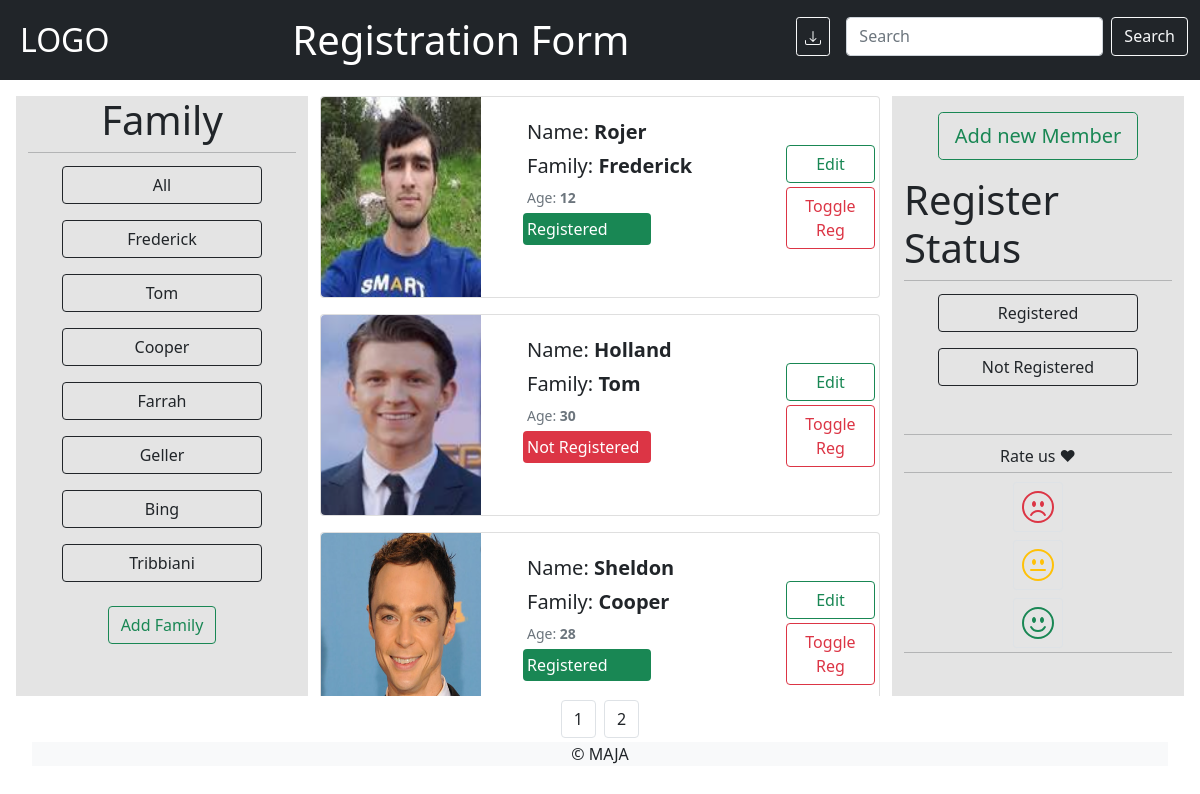
The page /1 on the database its author committed.
### base/models.py (models this page shows, shortened)
class Family(models.Model):
    family_name = models.CharField(max_length=50,null=False)
    def __str__(self):
        return self.family_name

class Member(models.Model):
    name = models.CharField(max_length=50,null=False)
    age = models.PositiveIntegerField(null=False)
    gender = models.CharField(max_length=10,choices=[('Male','Male'),('Female','Female')])
    family = models.ForeignKey(Family,on_delete=models.CASCADE,null=False)
    attended = models.BooleanField(default=False)
    photo = models.ImageField(null="True",default='avatar.png')

### base/views.py (the view, shortened to what this page needs)
# urls.py: path('<int:page>',views.home,name='home'),
def home(request,page):
    if request.method=='GET':
        fam = request.GET.get('fam') if request.GET.get('fam') else ''
        q = request.GET.get('q') if request.GET.get('q') else ''
        reg = [int(request.GET.get('reg'))] if request.GET.get('reg') else [0,1]
        members = Member.objects.filter(
            Q(family__family_name__icontains = fam) &
            Q(name__icontains = q) &
            Q(attended__in = reg)
        )
        total = len(members)
        member_per_page = 10
        pages = total//member_per_page+1 if total%member_per_page else total//member_per_page
        famForm= FamilyForm()
        families = Family.objects.all()
        if fam or q or reg !=[0,1]:
            filename = 'Export-filtered.csv'
        else:
            filename =  'Export-all.csv'
        with open(filename,'w') as file:
            print ('Name,Family,Age,Gender,participated',file=file)
            for member in members:
                print(member.name+','+member.family.family_name+','+str(member.age)+','+member.gender+','+str(member.attended),file=file)
        members = members [(page-1)*member_per_page:page*member_per_page]
        context={'members':members,'families':families,'famForm':famForm, 'range':range(1,pages+1)}
        return render(request,'base/index.html',context)

### base/forms.py
class FamilyForm(ModelForm):
    class Meta:
        model = Family
        fields = '__all__'

### base/templates/base/index.html (shortened to what this page needs)
<!DOCTYPE html>
{% load static %}
<html>
    <head>
        <link href="https://cdn.jsdelivr.net/npm/bootstrap@5.1.3/dist/css/bootstrap.min.css" rel="stylesheet">
        <link rel="stylesheet" type="text/css" href={% static 'css/main.css' %}>
    </head>
    <body class='bg-white'>
        <nav>
            {% include 'base/navbar.html'%}
        </nav>
        <div class='m-3 row'>
            <div class='col-3 bg-new'>
                {% include 'base/fam-filter.html'%}
            </div>
            <div class='col-6 overflow-scroll' style='height:600px'>
                {% for member in members %}
                <div class="card mb-3" style="max-width: 700px;">
                    <div class="row g-0">
                      <div class="col-md-4">
                        <img src="{{member.photo.url}}" style="height:200px; width:160px" class="img-fluid rounded-start" alt="...">
                      </div>
                      <div class="col-md-6">
                        <div class="card-body">
                          <p class="card-text fs-5 m-1">Name: <b>{{member.name}}</b></p>
                          <p class="card-text fs-5 m-1">Family: <b>{{member.family}}</b></p>
                          <p class="card-text fs-6 m-1"><small class="text-muted">Age: <b>{{member.age}}</b></small></p>
                          {% if member.attended %}
                          <p class='card-text bg-success text-white rounded p-1 text-wrap' style="width: 8rem"> Registered </p>
                          {% else %}
                          <p class='card-text bg-danger text-white text-fluid rounded p-1 text-wrap' style="width: 8rem"> Not Registered </p>
                          {% endif %}
                        </div>
                      </div>
                      <div class="col-md-2  ">
                          <div class='card-body p-0 mt-5 me-1 '>
                                <a href="{% url 'edit-user' member.id %}" class='btn img-fluid btn-md btn-outline-success d-none d-sm-block d-md-none d-lg-block'>Edit</a>
                                <form method='POST'>
                                  <button class='btn btn-outline-danger mt-1'name='toggle' value={{member.id}} type='submit'>Toggle Reg </reg>
                                </form>
                            </div>
                    </div>
                    </div>
                  </div>
                {% endfor %}
            </div>
            <div class='col-3 bg-new'>
                {% include 'base/additional.html' %}
            </div>
            <footer class=''>
              <div class='d-flex justify-content-center m-1 '>
                {% for i in range %}
                <a id='page-change-{{range}}' class='btn btn-outline-dark  border mx-1'>{{i}}</a>
                {% endfor %}
              </div>
              <p class='bg-light text-center m-1'> &#169; MAJA </p>
            </footer>
      </body>
</html>

### base/templates/base/fam-filter.html (shortened to what this page needs)
<div class='d-flex flex-column align-items-center'>
    <h1 class='h1'>Family</h1>
    <hr>
    <a href="{% url 'home' 1%}" class='btn btn-outline-dark m-2' style='width:200px'>All</a>
    {% for family in families %}
    <button id ='{{family.family_name}}'  class='btn btn-outline-dark m-2' style='width:200px'>{{family.family_name}}</button>
    {% endfor %}
    <button class="btn btn-outline-success position-relative mt-3" type="button" data-bs-toggle="collapse" data-bs-target="#collapseExample" aria-expanded="false" aria-controls="collapseExample">
        Add Family
      </button>
</div>

### static/css/main.css (style rules this page uses)
html { margin: 0px; overflow: hidden; }
nav { height:80px; }
.bg-new { background-color: rgb(228, 228, 228); }
hr { width: 100%; margin: 0px; margin-bottom: 5px;; }
.bg-white { background-color: white; }

### rows shown on the page
Family: family_name "Frederick"
Family: family_name "Tom"
Family: family_name "Cooper"
Family: family_name "Farrah"
Family: family_name "Geller"
Family: family_name "Bing"
Family: family_name "Tribbiani"
Member: photo (picture), name "Rojer", family "Frederick", age "12", attended "Registered", {{ member.id }} 1 (drawn)
Member: photo (picture), name "Holland", family "Tom", age "30", attended "Not Registered", {{ member.id }} 2 (drawn)
Member: photo (picture), name "Sheldon", family "Cooper", age "28", attended "Registered", {{ member.id }} 3 (drawn)

### other values the page prints
{{ i }} "1" "2"
